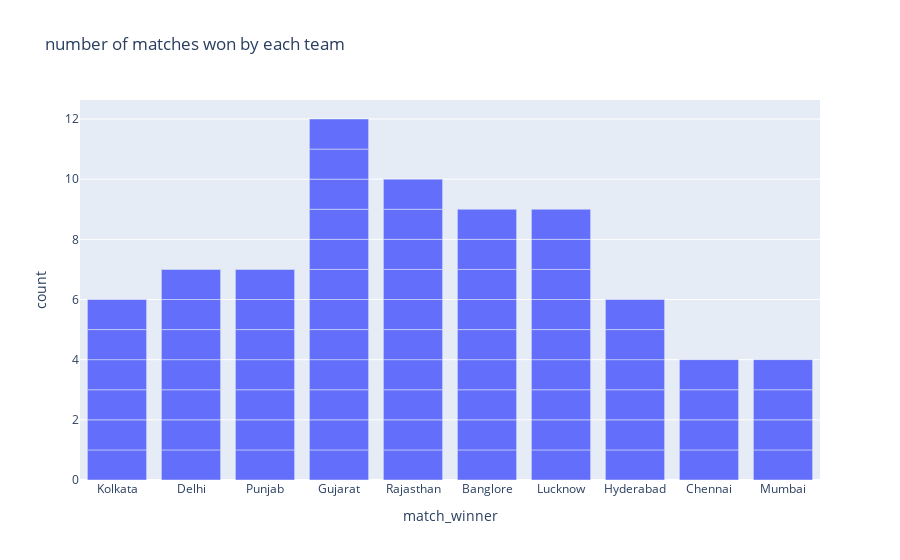

Notebook code cell kept with this figure:
### Markdown cell above
number of matches won by each team in ipl 2022

### Code cell
figure=px.bar(data,x=data["match_winner"],title="number of matches won by each team",height=500)
figure.show()

### Figure 1 — Plotly figure (JSON) as saved in the notebook; plotly's stock layout.template omitted (floating-point values rounded to 4 significant figures)
{"data": [{"alignmentgroup": "True", "hovertemplate": "match_winner=%{x}<br>count=%{y}<extra></extra>", "legendgroup": "", "marker": {"color": "#636efa", "pattern": {"shape": ""}}, "name": "", "offsetgroup": "", "orientation": "v", "showlegend": false, "textposition": "auto", "type": "bar", "x": ["Kolkata", "Delhi", "Punjab", "Gujarat", "Rajasthan", "Banglore", "Lucknow", "Kolkata", "Rajasthan", "Gujarat", "Punjab", "Lucknow", "Banglore", "Kolkata", "Lucknow", "Gujarat", "Hyderabad", "Banglore", "Delhi", "Rajasthan", "Hyderabad", "Chennai", "Punjab", "Gujarat", "Hyderabad", "Lucknow", "Banglore", "Hyderabad", "Gujarat", "Rajasthan", "Banglore", "Delhi", "Chennai", "Rajasthan", "Gujarat", "Hyderabad", "Lucknow", "Punjab", "Rajasthan", "Gujarat", "Delhi", "Lucknow", "Gujarat", "Mumbai", "Lucknow", "Chennai", "Kolkata", "Punjab", "Banglore", "Delhi", "Mumbai", "Rajasthan", "Lucknow", "Banglore", "Chennai", "Kolkata", "Gujarat", "Delhi", "Mumbai", "Punjab", "Kolkata", "Gujarat", "Rajasthan", "Delhi", "Hyderabad", "Lucknow", "Banglore", "Rajasthan", "Mumbai", "Punjab", "Gujarat", "Banglore", "Rajasthan", "Gujarat"], "xaxis": "x", "y": [1, 1, 1, 1, 1, 1, 1, 1, 1, 1, 1, 1, 1, 1, 1, 1, 1, 1, 1, 1, 1, 1, 1, 1, 1, 1, 1, 1, 1, 1, 1, 1, 1, 1, 1, 1, 1, 1, 1, 1, 1, 1, 1, 1, 1, 1, 1, 1, 1, 1, 1, 1, 1, 1, 1, 1, 1, 1, 1, 1, 1, 1, 1, 1, 1, 1, 1, 1, 1, 1, 1, 1, 1, 1], "yaxis": "y"}], "layout": {"autosize": true, "barmode": "relative", "legend": {"tracegroupgap": 0}, "title": {"text": "number of matches won by each team"}, "xaxis": {"anchor": "y", "autorange": true, "domain": [0, 1], "range": [-0.5, 9.5], "title": {"text": "match_winner"}, "type": "category"}, "yaxis": {"anchor": "x", "autorange": true, "domain": [0, 1], "range": [0, 12.63], "title": {"text": "count"}, "type": "linear"}}}
